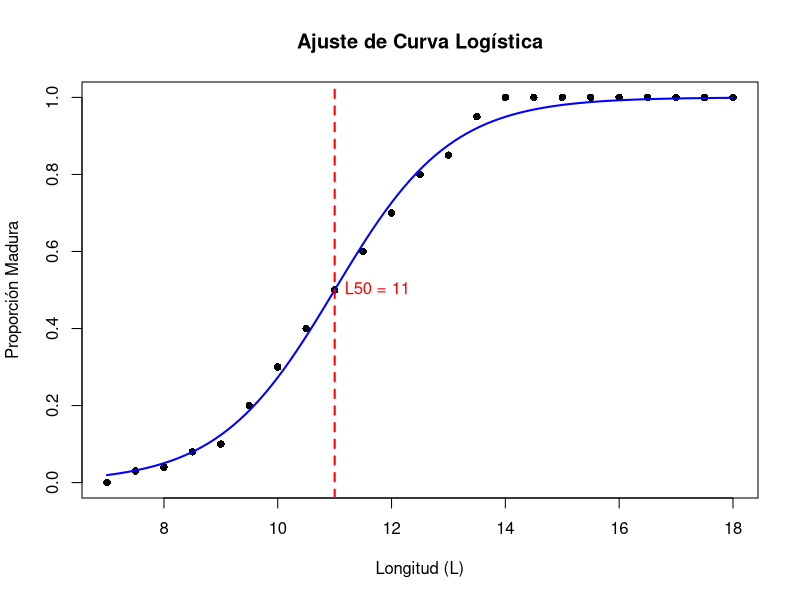

Reproduce this figure in R.
# ojiva madurez

# Ejemplo de datos (asegúrate de usar tus propios datos)
longitudes <-c(7, 7.5,  8,    8.5,  9,   9.5,  10,   10.5,  11,  11.5, 12, 12.5,  13,   13.5, 14, 14.5, 15,15.5, 16,16.5, 17,17.5, 18)
madurez    <-c(0, 0.03, 0.04, 0.08, 0.1, 0.2, 0.3,  0.4,  0.5, 0.6,  0.7, 0.8, 0.85, 0.95,  1, 1,    1,  1,    1,1,     1, 1,1    )

# Ajustar el modelo logístico no lineal
modelo_logistico <- nls(madurez ~ 1 / (1 + exp(-a * (longitudes - L50))), 
                        start = list(a = 1, L50 = 11))
# Resumen del modelo
summary(modelo_logistico)

# Extraer el valor de L50
L50 <- coef(modelo_logistico)["L50"]

# Crear datos para la curva ajustada
longitudes_pred <- seq(min(longitudes), max(longitudes), length.out = 100)
madurez_pred <- predict(modelo_logistico, newdata = list(longitudes = longitudes_pred))

# Graficar los datos observados y la curva ajustada
plot(longitudes, madurez, pch = 16, xlab = "Longitud (L)", ylab = "Proporción Madura", 
     main = "Ajuste de Curva Logística")
lines(longitudes_pred, madurez_pred, col = "blue", lwd = 2)

# Mostrar L50 en el gráfico
abline(v = L50, col = "red", lwd = 2, lty = 2)
text(L50, 0.5, labels = paste0("L50 = ", round(L50, 2)), pos = 4, col = "red")

L50<- coef(modelo_logistico)["L50"]
pendiente<- coef(modelo_logistico)["a"]

L50
pendiente
